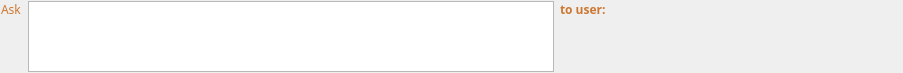
<?xml version="1.0" encoding="UTF-8"?>
<ui version="4.0">
 <class>UserInputLoop</class>
 <widget class="QWidget" name="UserInputLoop">
  <property name="geometry">
   <rect>
    <x>0</x>
    <y>0</y>
    <width>903</width>
    <height>73</height>
   </rect>
  </property>
  <property name="font">
   <font>
    <family>JetBrains Mono</family>
    <weight>75</weight>
    <bold>true</bold>
   </font>
  </property>
  <property name="mouseTracking">
   <bool>true</bool>
  </property>
  <property name="windowTitle">
   <string>Form</string>
  </property>
  <property name="autoFillBackground">
   <bool>false</bool>
  </property>
  <layout class="QHBoxLayout" name="horizontalLayout">
   <property name="spacing">
    <number>0</number>
   </property>
   <property name="leftMargin">
    <number>0</number>
   </property>
   <property name="topMargin">
    <number>0</number>
   </property>
   <property name="rightMargin">
    <number>0</number>
   </property>
   <property name="bottomMargin">
    <number>0</number>
   </property>
   <item alignment="Qt::AlignTop">
    <widget class="QFrame" name="frame">
     <property name="frameShape">
      <enum>QFrame::NoFrame</enum>
     </property>
     <property name="frameShadow">
      <enum>QFrame::Raised</enum>
     </property>
     <property name="lineWidth">
      <number>0</number>
     </property>
     <layout class="QHBoxLayout" name="horizontalLayout_2" stretch="0,1,0,0">
      <property name="sizeConstraint">
       <enum>QLayout::SetDefaultConstraint</enum>
      </property>
      <property name="leftMargin">
       <number>1</number>
      </property>
      <property name="topMargin">
       <number>1</number>
      </property>
      <property name="rightMargin">
       <number>1</number>
      </property>
      <property name="bottomMargin">
       <number>1</number>
      </property>
      <item alignment="Qt::AlignTop">
       <widget class="QLabel" name="label">
        <property name="sizePolicy">
         <sizepolicy hsizetype="Preferred" vsizetype="Minimum">
          <horstretch>0</horstretch>
          <verstretch>0</verstretch>
         </sizepolicy>
        </property>
        <property name="font">
         <font>
          <family>JetBrains Mono</family>
          <weight>50</weight>
          <bold>false</bold>
         </font>
        </property>
        <property name="styleSheet">
         <string notr="true">color: #CC7832</string>
        </property>
        <property name="text">
         <string>Ask</string>
        </property>
       </widget>
      </item>
      <item alignment="Qt::AlignTop">
       <widget class="QTableView" name="variables_view">
        <property name="maximumSize">
         <size>
          <width>16777215</width>
          <height>16777215</height>
         </size>
        </property>
       </widget>
      </item>
      <item>
       <widget class="QLabel" name="label_3">
        <property name="font">
         <font>
          <family>JetBrains Mono</family>
         </font>
        </property>
        <property name="styleSheet">
         <string notr="true">color: #CC7832</string>
        </property>
        <property name="text">
         <string>to user:</string>
        </property>
        <property name="alignment">
         <set>Qt::AlignLeading|Qt::AlignLeft|Qt::AlignTop</set>
        </property>
       </widget>
      </item>
      <item>
       <spacer name="horizontalSpacer">
        <property name="orientation">
         <enum>Qt::Horizontal</enum>
        </property>
        <property name="sizeHint" stdset="0">
         <size>
          <width>296</width>
          <height>20</height>
         </size>
        </property>
       </spacer>
      </item>
     </layout>
    </widget>
   </item>
  </layout>
 </widget>
 <resources>
  <include location="../../resources/resources.qrc"/>
 </resources>
 <connections/>
</ui>
